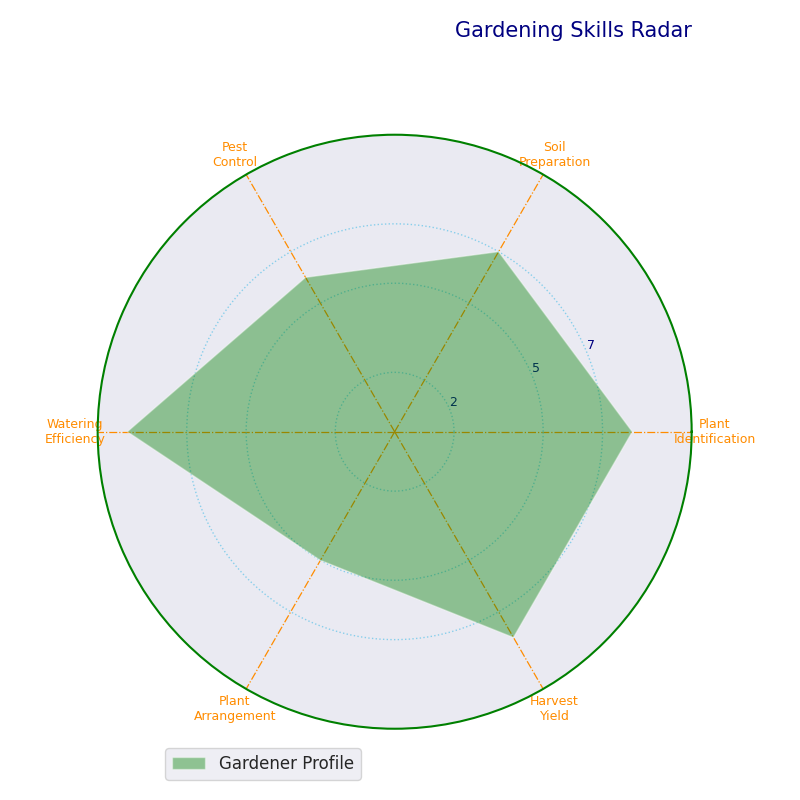

Here is the Python script that generated this plot:
import numpy as np
import matplotlib.pyplot as plt

categories = ['Plant\nIdentification', 'Soil\nPreparation', 'Pest\nControl',
              'Watering\nEfficiency', 'Plant\nArrangement', 'Harvest\nYield']
N = len(categories)

values = [8, 7, 6, 9, 5, 8]
values += values[:1]  # Repeat the first value to close the plot
angles = np.linspace(0, 2 * np.pi, N, endpoint=False).tolist() + [0]

fig, ax = plt.subplots(figsize=(8, 8), subplot_kw=dict(polar=True))

ax.yaxis.grid(True, color='skyblue', linestyle='dotted')
ax.xaxis.grid(True, color='darkorange', linestyle='dashdot', linewidth=0.9)
ax.spines['polar'].set_color('green')
ax.spines['polar'].set_linewidth(1.5)

plt.xticks(angles[:-1], categories, color='darkorange', size=9, rotation=35)

plt.yticks([2, 5, 7], ["2", "5", "7"], color="navy", size=9)
plt.ylim(0, 10)

ax.fill(angles, values, 'green', alpha=0.4, label="Gardener Profile")

plt.title('Gardening Skills Radar', size=15, color='navy', loc='right', y=1.15)
plt.legend(loc='lower left', bbox_to_anchor=(0.1, -0.1), fontsize='medium')

plt.tight_layout()

plt.show()
